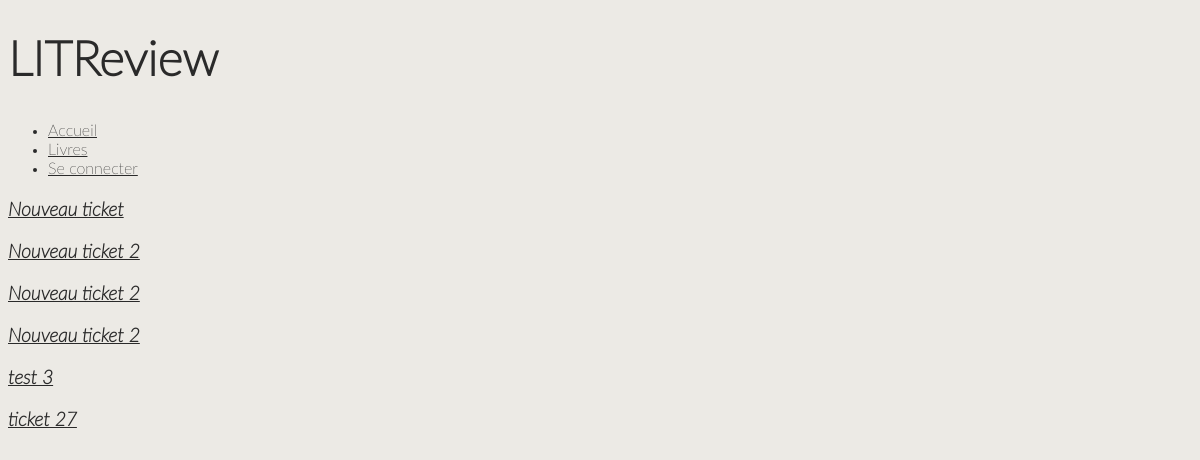
/reviews/list/, run on an earlier commit of the app's database.
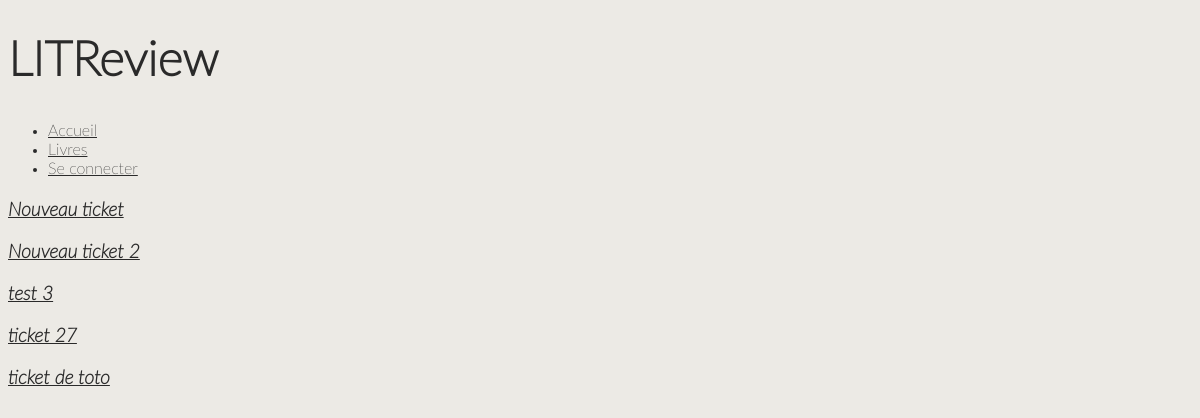
And on a later commit of the database.
### reviews/models.py (models this page shows, shortened)
class Ticket(models.Model):
    title = models.CharField(max_length=128, blank=False)
    description = models.TextField(max_length=2048, blank=True)
    user = models.ForeignKey(User, on_delete=models.CASCADE)
    image = models.ImageField(null=True, blank=True)
    time_created = models.DateTimeField(auto_now_add=True)

### reviews/views.py (the view)
# urls.py: path('list/', tickets, name='tickets'),
def tickets(request):
    tickets = Ticket.objects.all()
    return render(
        request,
        'reviews/tickets.html',
        {'tickets': tickets}
    )

### reviews/templates/reviews/tickets.html
{% extends 'base.html' %}
{% block content%}
    {% for ticket in tickets %}
        <p><a href="{% url 'ticket' ticket.id %}">{{ ticket.title }}</a></p>
    {% endfor %}
{% endblock %}

What changed in the data, as far as the page shows it:
removed Ticket: title "Nouveau ticket 2"
removed Ticket: title "Nouveau ticket 2"
added Ticket: title "ticket de toto"
